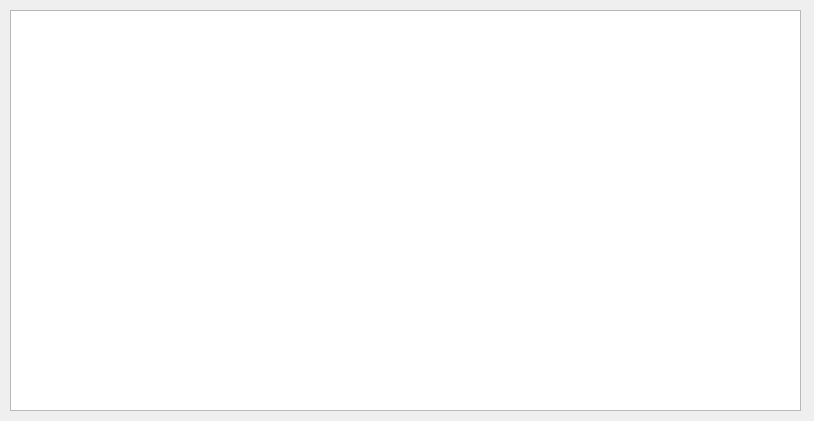
<?xml version="1.0" encoding="UTF-8"?>
<ui version="4.0">
 <class>NewCourier</class>
 <widget class="QWidget" name="NewCourier">
  <property name="geometry">
   <rect>
    <x>0</x>
    <y>0</y>
    <width>814</width>
    <height>421</height>
   </rect>
  </property>
  <property name="windowTitle">
   <string>Form</string>
  </property>
  <widget class="QListWidget" name="listAll">
   <property name="geometry">
    <rect>
     <x>10</x>
     <y>10</y>
     <width>791</width>
     <height>401</height>
    </rect>
   </property>
  </widget>
 </widget>
 <resources/>
 <connections/>
</ui>
